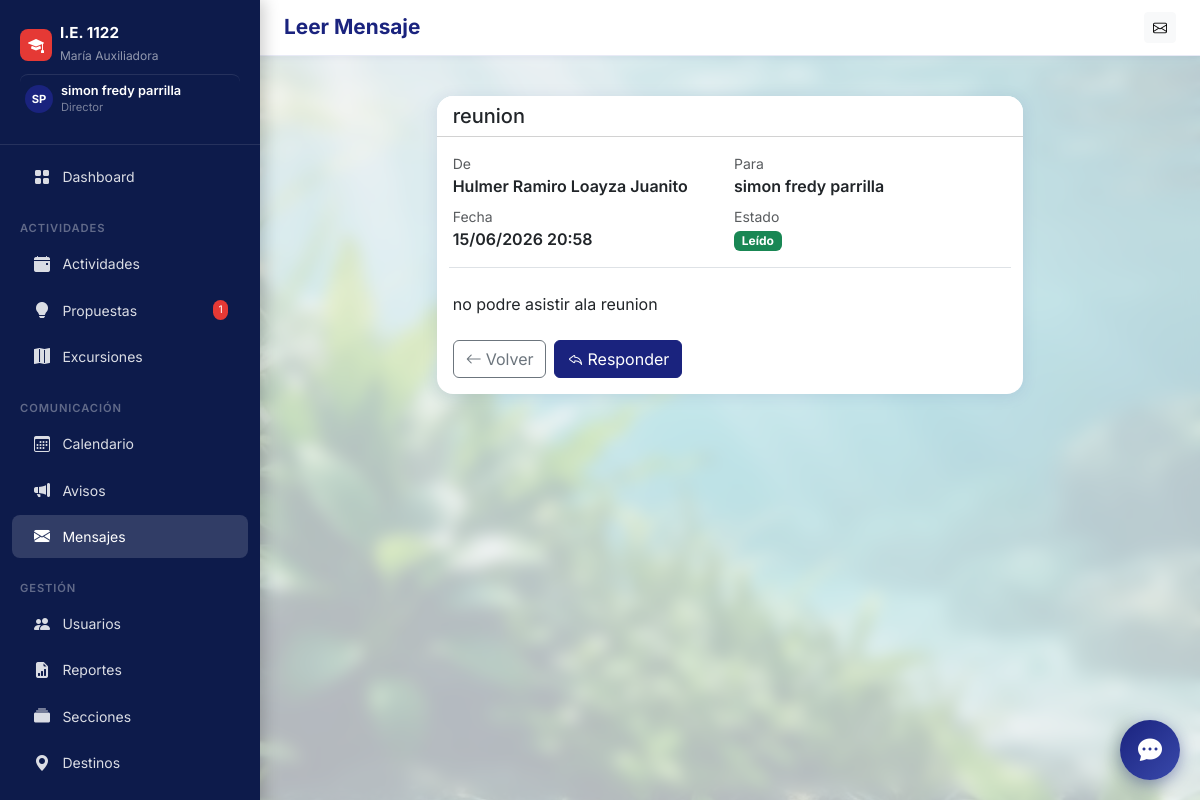
The page /mensajes/98/ (signed in) on the database its author committed.
### core/models.py (models this page shows, shortened)
class User(AbstractUser):
    ROLE_CHOICES = [
        ('director', 'Director'),
        ('docente', 'Docente'),
    ]
    role = models.CharField(max_length=20, choices=ROLE_CHOICES, default='docente', verbose_name='Rol')
    email = models.EmailField(unique=True, verbose_name='Correo electrónico')
    telefono = models.CharField(max_length=15, blank=True, verbose_name='Teléfono')
    fecha_nacimiento = models.DateField(null=True, blank=True, verbose_name='Fecha de nacimiento')
    foto_perfil = models.ImageField(upload_to='perfiles/', blank=True, null=True, verbose_name='Foto de perfil')
    seccion_asignada = models.CharField(max_length=50, blank=True, verbose_name='Sección / Grado asignado', help_text='Ej: 3B, 5A, ED.FISICA')
    class Meta:
        verbose_name = 'Usuario'
        verbose_name_plural = 'Usuarios'
    @property
    def is_director(self):
        return self.role == 'director'

class Mensaje(models.Model):
    de_usuario = models.ForeignKey(
        User,
        on_delete=models.CASCADE,
        related_name='mensajes_enviados',
        verbose_name='De'
    )
    para_usuario = models.ForeignKey(
        User,
        on_delete=models.CASCADE,
        related_name='mensajes_recibidos',
        verbose_name='Para'
    )
    asunto = models.CharField(max_length=300, verbose_name='Asunto')
    mensaje = models.TextField(verbose_name='Mensaje')
    leido = models.BooleanField(default=False, verbose_name='Leído')
    fecha_envio = models.DateTimeField(auto_now_add=True)
    fecha_lectura = models.DateTimeField(null=True, blank=True)
    class Meta:
        verbose_name = 'Mensaje'
        verbose_name_plural = 'Mensajes'
        ordering = ['-fecha_envio']
    def marcar_leido(self):
        if not self.leido:
            self.leido = True
            self.fecha_lectura = timezone.now()
            self.save()

### core/views.py (the view)
# urls.py: path('mensajes/<int:pk>/', views.mensaje_leer, name='mensaje_leer'),
@login_required
def mensaje_leer(request, pk):
    msg = get_object_or_404(
        Mensaje,
        pk=pk
    )
    if msg.para_usuario != request.user and msg.de_usuario != request.user:
        raise Http404
    if msg.para_usuario == request.user:
        msg.marcar_leido()
    return render(request, 'mensajes/leer.html', {'mensaje': msg})

### core/context_processors.py (called while the page is built)
def global_context(request):
    if request.user.is_authenticated:
        mensajes_no_leidos = Mensaje.objects.filter(
            para_usuario=request.user, leido=False
        ).count()
        pendientes_count = 0
        if request.user.is_director:
            pendientes_count = PropuestaActividad.objects.filter(estado='pendiente').count()
        return {
            'mensajes_no_leidos': mensajes_no_leidos,
            'pendientes_count': pendientes_count,
        }
    return {}

### templates/mensajes/leer.html (shortened to what this page needs)
{% extends 'base.html' %}
{% block page_title %}Leer Mensaje{% endblock %}
{% block content %}
<div class="row justify-content-center">
  <div class="col-lg-8">
    <div class="card">
      <div class="card-header bg-white">
        <h5 class="mb-0">{{ mensaje.asunto }}</h5>
      </div>
      <div class="card-body">
        <div class="row g-2 mb-4 pb-3 border-bottom">
          <div class="col-sm-6">
            <div class="text-muted small">De</div>
            <div class="fw-semibold">{{ mensaje.de_usuario.get_full_name|default:mensaje.de_usuario.username }}</div>
          </div>
          <div class="col-sm-6">
            <div class="text-muted small">Para</div>
            <div class="fw-semibold">{{ mensaje.para_usuario.get_full_name|default:mensaje.para_usuario.username }}</div>
          </div>
          <div class="col-sm-6">
            <div class="text-muted small">Fecha</div>
            <div class="fw-semibold">{{ mensaje.fecha_envio|date:"d/m/Y H:i" }}</div>
          </div>
          <div class="col-sm-6">
            <div class="text-muted small">Estado</div>
            <div>{% if mensaje.leido %}<span class="badge bg-success">Leído</span>{% else %}<span class="badge bg-warning">No leído</span>{% endif %}</div>
          </div>
        </div>
        <div style="white-space:pre-wrap;">{{ mensaje.mensaje }}</div>
        <div class="mt-4 d-flex gap-2">
          <a href="{% url 'mensajes_bandeja' %}" class="btn btn-outline-secondary">
            <i class="bi bi-arrow-left me-1"></i>Volver
          </a>
          <a href="{% url 'mensaje_enviar' %}?para={{ mensaje.de_usuario.pk }}" class="btn btn-primary">
            <i class="bi bi-reply me-1"></i>Responder
          </a>
        </div>
      </div>
    </div>
  </div>
</div>
{% endblock %}

### templates/base.html (shortened to what this page needs)
<!DOCTYPE html>
<html lang="es">
<head>
  <link href="https://cdn.jsdelivr.net/npm/bootstrap@5.3.3/dist/css/bootstrap.min.css" rel="stylesheet">
  <link href="https://cdn.jsdelivr.net/npm/bootstrap-icons@1.11.3/font/bootstrap-icons.css" rel="stylesheet">
</head>
<body>
  <nav id="sidebar">
    <div class="sidebar-brand">
      <div class="d-flex align-items-center gap-2 mb-1">
        <div
          style="background:#e53935;width:32px;height:32px;border-radius:8px;display:flex;align-items:center;justify-content:center;">
          <i class="bi bi-mortarboard-fill text-white"></i>
        </div>
        <div>
          <h6>I.E. 1122</h6>
          <small>María Auxiliadora</small>
        </div>
      </div>
      {% if user.is_authenticated %}
      <a href="{% url 'perfil' %}" class="text-decoration-none d-flex align-items-center gap-2 mt-2 pt-2 profile-link"
        style="border-top:1px solid rgba(255,255,255,0.1)">
        {% if user.foto_perfil %}
        <img src="{{ user.foto_perfil.url }}" class="rounded-circle" width="28" height="28" style="object-fit:cover;">
        {% else %}
        <div class="avatar-placeholder" style="width:28px;height:28px;font-size:.7rem;">
          {{ user.first_name|first|upper }}{{ user.last_name|first|upper }}
        </div>
        {% endif %}
        <div>
          <div style="color:#fff;font-size:.8rem;font-weight:600;line-height:1.2;">
            {{ user.get_full_name|default:user.username }}
          </div>
          <div style="color:rgba(255,255,255,.45);font-size:.7rem;">
            {{ user.get_role_display }}
          </div>
        </div>
      </a>
      {% endif %}
    </div>
    <ul class="nav flex-column py-2">
      <li><a class="nav-link {% if request.resolver_match.url_name == 'dashboard' %}active{% endif %}"
          href="{% url 'dashboard' %}">
          <i class="bi bi-grid-fill"></i> Dashboard
        </a></li>
      <div class="nav-section">Actividades</div>
      <li><a class="nav-link {% if 'actividades' in request.path %}active{% endif %}"
          href="{% url 'actividades_lista' %}">
          <i class="bi bi-calendar-event-fill"></i> Actividades
        </a></li>
      <li><a class="nav-link {% if 'propuestas' in request.path %}active{% endif %}"
          href="{% url 'propuestas_lista' %}">
          <i class="bi bi-lightbulb-fill"></i> Propuestas
          {% if user.is_director %}
          {% with cnt=pendientes_count %}{% if cnt %}<span class="badge-count">{{ cnt }}</span>{% endif %}{% endwith %}
          {% endif %}
        </a></li>
      <li><a class="nav-link {% if 'excursiones' in request.path %}active{% endif %}"
          href="{% url 'excursiones_lista' %}">
          <i class="bi bi-map-fill"></i> Excursiones
        </a></li>
      <div class="nav-section">Comunicación</div>
      <li><a class="nav-link {% if 'calendario' in request.path %}active{% endif %}"
          href="{% url 'calendario_actividades' %}">
          <i class="bi bi-calendar3"></i> Calendario
        </a></li>
      <li><a class="nav-link {% if 'avisos' in request.path %}active{% endif %}" href="{% url 'avisos_lista' %}">
          <i class="bi bi-megaphone-fill"></i> Avisos
        </a></li>
      <li><a class="nav-link {% if 'mensajes' in request.path %}active{% endif %}" href="{% url 'mensajes_bandeja' %}">
          <i class="bi bi-envelope-fill"></i> Mensajes
        </a></li>
      {% if user.is_director %}
      <div class="nav-section">Gestión</div>
      <li><a class="nav-link {% if 'usuarios' in request.path %}active{% endif %}" href="{% url 'usuarios_lista' %}">
          <i class="bi bi-people-fill"></i> Usuarios
        </a></li>
      <li><a class="nav-link {% if 'reportes' in request.path %}active{% endif %}" href="{% url 'reportes_panel' %}">
          <i class="bi bi-file-earmark-bar-graph-fill"></i> Reportes
        </a></li>
      <li><a class="nav-link {% if 'secciones' in request.path %}active{% endif %}" href="{% url 'secciones_lista' %}">
          <i class="bi bi-collection-fill"></i> Secciones
        </a></li>
      <li><a class="nav-link {% if 'destinos' in request.path %}active{% endif %}" href="{% url 'destinos_lista' %}">
          <i class="bi bi-geo-alt-fill"></i> Destinos
        </a></li>
      <li><a class="nav-link" href="/admin/" target="_blank">
        </a></li>
      {% endif %}
    </ul>
  </nav>
  <div id="main-content">
    <div class="topbar d-flex align-items-center justify-content-between">
      <div class="d-flex align-items-center gap-3">
        <h1 class="page-title">{% block page_title %}{% endblock %}</h1>
      </div>
      <div class="d-flex align-items-center gap-2">
        <a href="{% url 'mensajes_bandeja' %}" class="btn btn-sm btn-light position-relative">
          <i class="bi bi-envelope"></i>
        </a>
      </div>
    </div>
    <div class="px-4 pt-3">
    </div>
    <main class="p-4">
      {% block content %}{% endblock %}
    </main>
  </div>
  <div id="chatbot-widget">
    <button id="chat-toggle" onclick="toggleChat()">
      <i class="bi bi-chat-dots-fill"></i>
    </button>
  </div>
</body>
</html>

### templates/base.html (style rules this page uses)
:root { --primary: #1a237e; --primary-light: #283593; --accent: #e53935; --sidebar-bg: #0d1b4b; --sidebar-text: rgba(255, 255, 255, 0.85); --sidebar-active: rgba(255, 255, 255, 0.15); --body-bg: #f0f2f8; --card-shadow: 0 2px 16px rgba(26, 35, 126, 0.10); }
body { font-family: 'Inter', sans-serif; background: url('/static/img/fondo_agua_plantas.png') no-repeat center center fixed; background-size: cover; min-height: 100vh; animation: dynamicBG 40s linear infinite alternate; }
#sidebar { backdrop-filter: blur(5px); box-shadow: 4px 0 15px rgba(0, 0, 0, 0.2); }
#sidebar { width: 260px; min-height: 100vh; background: var(--sidebar-bg); position: fixed; top: 0; left: 0; z-index: 1000; transition: all .3s ease; overflow-y: auto; }
#sidebar .sidebar-brand { padding: 1.5rem 1.25rem; border-bottom: 1px solid rgba(255, 255, 255, 0.1); }
#sidebar .sidebar-brand h6 { color: #fff; font-weight: 700; margin: 0; font-size: .95rem; }
#sidebar .sidebar-brand small { color: rgba(255, 255, 255, 0.55); font-size: .75rem; }
#sidebar .nav-link { color: var(--sidebar-text); padding: .6rem 1.25rem; border-radius: .5rem; margin: .1rem .75rem; display: flex; align-items: center; gap: .65rem; font-size: .875rem; transition: all .2s; }
#sidebar .nav-link:hover, #sidebar .nav-link.active { background: var(--sidebar-active); color: #fff; }
#sidebar .nav-link i { width: 20px; text-align: center; font-size: 1rem; }
#sidebar .nav-section { color: rgba(255, 255, 255, 0.35); font-size: .7rem; font-weight: 600; text-transform: uppercase; letter-spacing: .08em; padding: .75rem 1.25rem .25rem; margin-top: .5rem; }
#sidebar .badge-count { background: var(--accent); color: #fff; font-size: .65rem; padding: .2em .5em; border-radius: 10px; margin-left: auto; }
#main-content { margin-left: 260px; min-height: 100vh; transition: margin .3s; background: rgba(240, 242, 248, 0.75); backdrop-filter: blur(8px); position: relative; }
.topbar { background: #fff; border-bottom: 1px solid #e8eaf6; padding: .75rem 1.5rem; position: sticky; top: 0; z-index: 900; box-shadow: 0 1px 8px rgba(26, 35, 126, 0.07); }
.page-title { font-size: 1.3rem; font-weight: 700; color: var(--primary); margin: 0; }
.card { border: none; border-radius: 1rem; box-shadow: var(--card-shadow); }
.card-header { border-radius: 1rem 1rem 0 0 !important; font-weight: 600; }
.btn-primary { background: var(--primary); border-color: var(--primary); }
.avatar-placeholder { width: 36px; height: 36px; border-radius: 50%; background: var(--primary); color: #fff; display: inline-flex; align-items: center; justify-content: center; font-weight: 700; font-size: .85rem; }
.profile-link { transition: background 0.2s ease; border-radius: 8px; padding: 5px; }
#chatbot-widget { position: fixed; bottom: 20px; right: 20px; z-index: 9999; font-family: inherit; }
#chat-toggle { width: 60px; height: 60px; border-radius: 50%; background: linear-gradient(135deg, #1a237e 0%, #3949ab 100%); color: white; border: none; box-shadow: 0 4px 15px rgba(26, 35, 126, 0.4); cursor: pointer; display: flex; align-items: center; justify-content: center; transition: transform 0.3s cubic-bezier(0.175, 0.885, 0.32, 1.275); }
#chat-toggle .bi { font-size: 1.5rem; }

### rows shown on the page
User: first_name|first "S", last_name|first "P", get_full_name "simon fredy parrilla", role "Director"
Mensaje: asunto "reunion", de_usuario.get_full_name "Hulmer Ramiro Loayza Juanito", para_usuario.get_full_name "simon fredy parrilla", fecha_envio "15/06/2026 20:58", mensaje "no podre asistir ala reunion"

### other values the page prints
{{ cnt }} "1"
